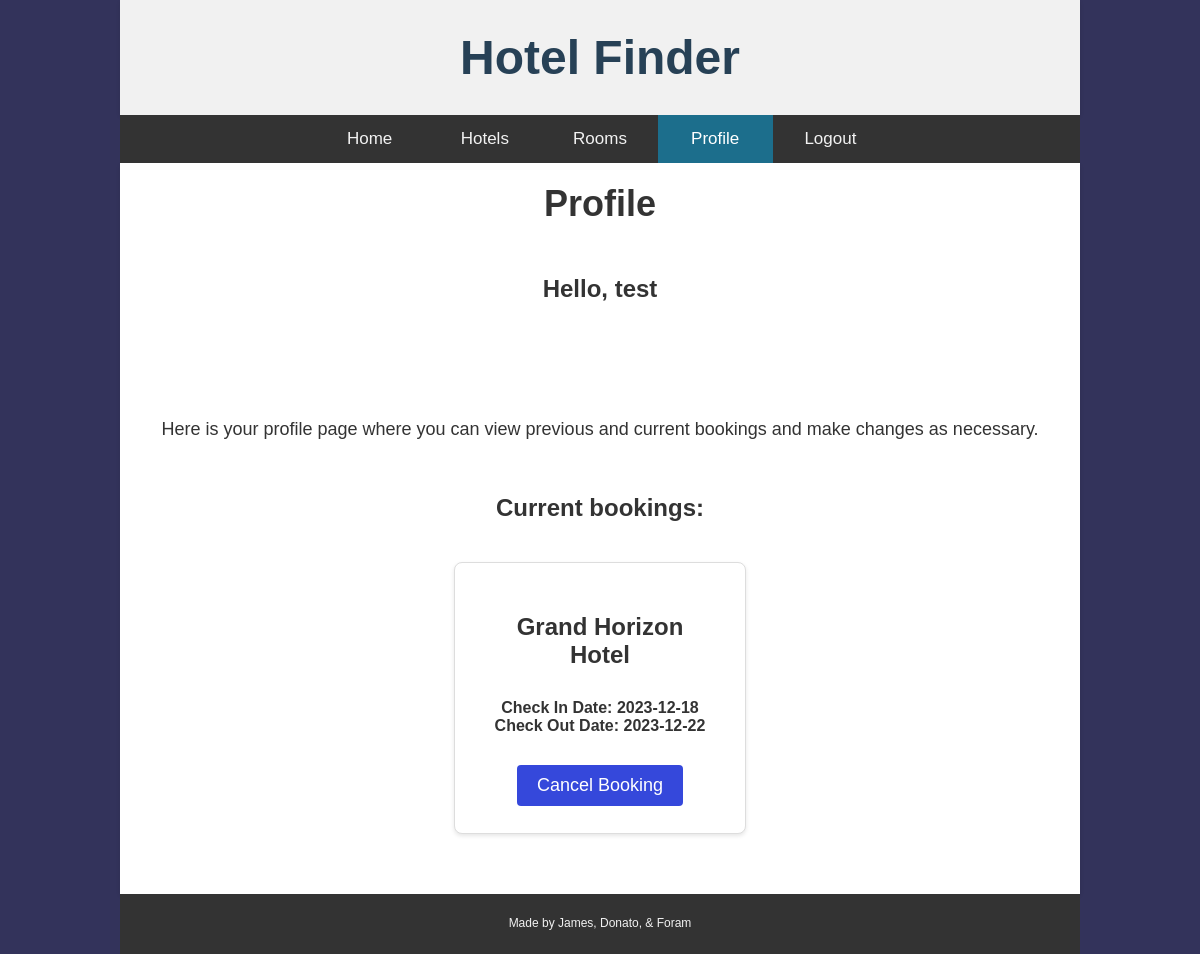
/profile (signed in), run on an earlier commit of the app's database.
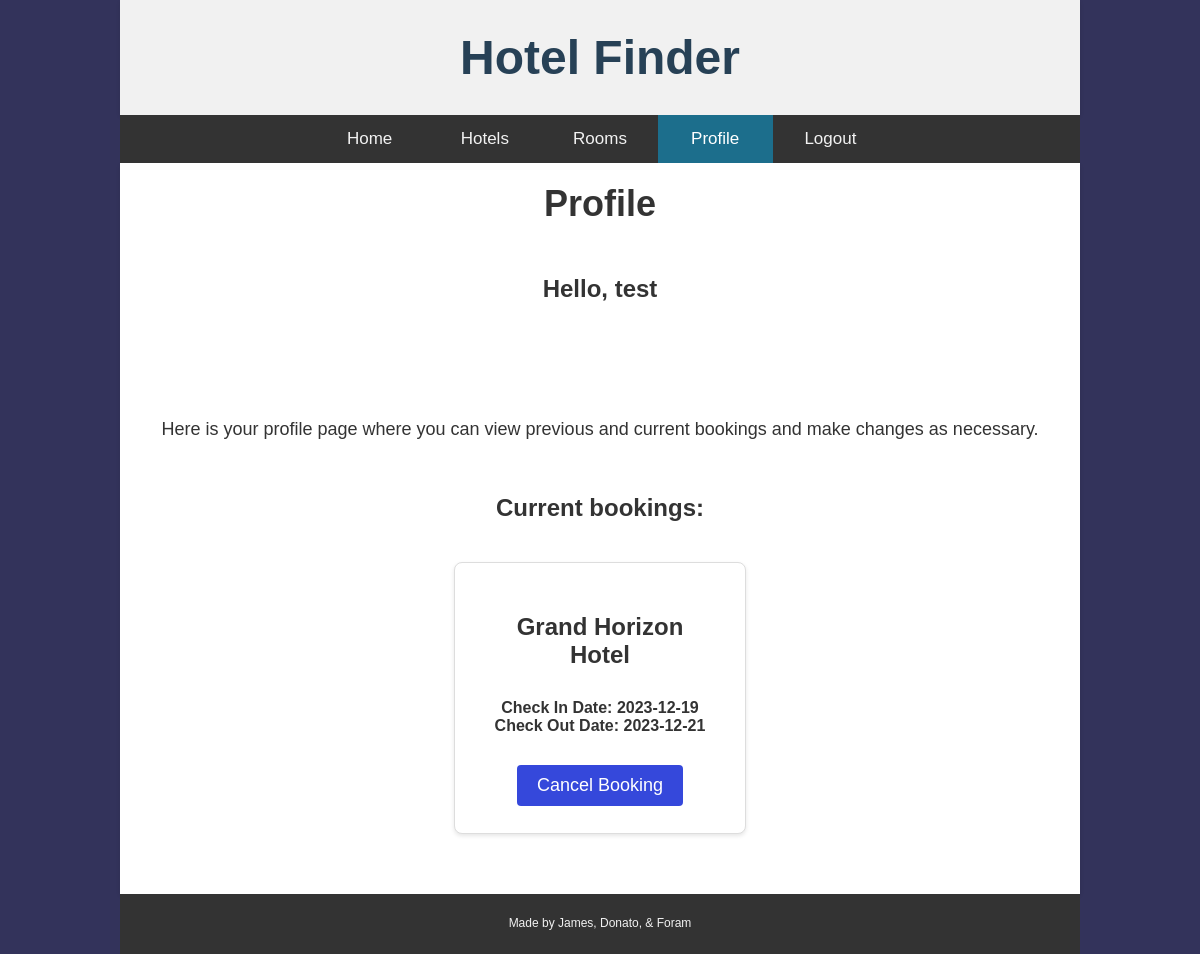
And on a later commit of the database.
### website/models.py (models this page shows)
class User(db.Model, UserMixin):
    id = db.Column(db.Integer, primary_key=True)
    email = db.Column(db.String(1000), unique=True)
    name = db.Column(db.String(1000))
    password = db.Column(db.String(1000))
    bookings = db.relationship('Booking')

class Booking(db.Model):
    id = db.Column(db.Integer, primary_key=True)
    check_in_date = db.Column(db.Date())
    check_out_date = db.Column(db.Date())
    hotel_name = db.Column(db.String(1000))
    user_id = db.Column(db.Integer, db.ForeignKey('user.id'))

### website/views.py (the view)
@views.route('/profile')
@login_required
def profile():
    return render_template("profile.html", user=current_user, bookings=current_user.bookings)

### website/__init__.py (called while the page is built)
def create_app():
    app = Flask(__name__)
    app.config['SECRET_KEY'] = 'key'
    app.config['SQLALCHEMY_DATABASE_URI'] = f'sqlite:///{DB_NAME}'  # storing our db into a folder
    db.init_app(app)
    from .views import views
    from .auth import auth
    app.register_blueprint(views, url_prefix='/')
    app.register_blueprint(auth, url_prefix='/')
    from .models import User, Hotel, Room, Booking
    with app.app_context():
        db.create_all()
    login_manager = LoginManager()
    login_manager.login_view = 'auth.login'
    login_manager.init_app(app)
    @login_manager.user_loader
    def load_user(id):
        return User.query.get(int(id))
    return app

### website/templates/profile.html (shortened to what this page needs)
<!DOCTYPE html>
<html lang="en">
<head>
    <link rel="stylesheet" href="../static/style.css">
</head>
<body>
    <main>
        <header>
            <a class="homePage" href="/">Hotel Finder</a>
        </header>
        <nav id="navbar">
            {% if user.is_authenticated %}
            <a class="nav-item" id="index" href="/">Home</a>
            <a class="nav-item" id="hotels" href="/hotels">Hotels</a>
            <a class="nav-item" id="rooms" href="/rooms">Rooms</a>
            <a class="nav-item active" id="profile" href="/profile">Profile</a>
            <a class="nav-item" id="logout" href="/logout">Logout</a>
            {% else %}
            <a class="nav-item" id="index" href="/">Home</a>
            <a class="nav-item" id="login" href="/login">Login</a>
            <a class="nav-item" id="signUp" href="/sign-up">Sign Up</a>
            {% endif %}
        </nav>
        <div class="container profile">
            <h1 class="pageTitle">Profile</h1>
            <div class="content">
                <h3>Hello, {{user.name}}</h3>
                <br/>
                <p id="booking-desc">Here is your profile page where you can view previous and current bookings and make changes as necessary.</p>
                <h2 id="current-bookings">Current bookings: </h2>
                <div class="profile-list">
                <ul class="list-group list-group-flush" id="bookings">
                {% for booking in bookings %}
                <li class="profileBookings">
                <h3>{{booking.hotel_name}}</h3>
                <h4>Check In Date: {{booking.check_in_date}}</h4>
                <h4>Check Out Date: {{booking.check_out_date}}</h4>
                <button type="button" class="cancelBtn" onClick="removeBooking({{booking.id}})">
                    <span aria-hidden="true">Cancel Booking</span>
                </button>
                </li>
                {% endfor %}
                </ul>
            </div>
            </div>
        </div>
        <footer>
            <p>Made by James, Donato, & Foram</p>
        </footer>
    </main>
</body>
</html>

### website/static/style.css (style rules this page uses)
* { margin: 0; padding: 0; font-family: sans-serif; }
body { margin: 0; font-size: 28px; font-family: Arial, Helvetica, sans-serif; padding: 0; background-image: linear-gradient(rgba(0, 0, 50, 0.8), rgba(0, 0, 50, 0.8)); color: #333; }
main { width: 80%; text-align: center; margin: auto; }
header { background-color: #fff; padding: 30px; box-shadow: 0 2px 4px rgba(0, 0, 0, 0.1); background-color: #f1f1f1; text-align: center; color: #274156; }
header a { text-decoration: none; color: #274156; font-size: 48px; font-weight: bolder; }
#navbar { display: inline-flex; justify-content: space-between; overflow: hidden; background-color: #333; padding: 0 20% 0 20%; align-items: center; width: 60%; }
#navbar a { float: left; color: #f2f2f2; text-align: center; padding: 14px 16px; text-decoration: none; font-size: 17px; width: 100px; }
#navbar a.active { background-color: #1C6E8C; color: white; }
.container { min-height: 75vh; margin: auto; padding: 20px; background-color: #fff; box-shadow: 0 2px 4px rgba(0, 0, 0, 0.1); display: flex; align-items: center; justify-content: center; }
h1 { font-size: 36px; margin: 0; }
p { line-height: 1.6; margin: 50px 20px 50px 20px; }
footer { bottom: 0; width: 100%; background-color: #333; text-align: center; height: 60px; font-size: 12px; color: #f1f1f1; display: flex; justify-content: center; align-items: center; }
footer p { font-size: 12px; }
button { background-color: #3498db; color: #fff; padding: 10px 20px; border: none; border-radius: 4px; font-size: 18px; cursor: pointer; transition: background-color 0.3s ease; }
ul { list-style: none; padding: 0; }
li { display: inline-block; }
h3 { margin: 50px 30px 30px 30px; font-size: 24px; }
.profile { display: block; }
.profile-list { flex-wrap: wrap; padding: 20px; }
.profileBookings { background-color: #fff; border: 1px solid #ddd; border-radius: 8px; padding: 0 20px 20px 20px; margin: 20px; box-shadow: 0 2px 4px rgba(0, 0, 0, 0.1); width: 250px; height: 250px; flex-direction: column; justify-content: space-between; font-size: 16px; }
.cancelBtn { margin: 30px 0 0 0; background-color: #3548db; }
#current-bookings { font-size: 24px; }
#booking-desc { font-size: 18px; }

What changed in the data, as far as the page shows it:
changed Booking "Grand Horizon Hotel": check_in_date "2023-12-18" → "2023-12-19"; check_out_date "2023-12-22" → "2023-12-21"
